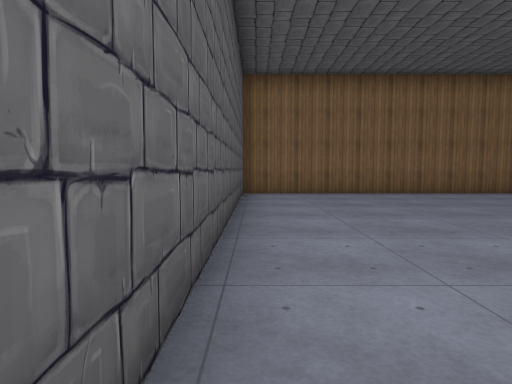
View 1 (above)

18 first-person views from a walk through a Godot game level. The camera is 1.3 m above the floor, tilts 4° down and sees 75° across. The floor is counted in squares, 1.79 m on a side. Each view is taken from the middle of a square. On the plan, view 1 faces up. The plan holds only what a view shows up to about 11 squares ahead; the rest is blank. The place goes on beyond the plan. Characters and animated objects are left out. Some surface patterns are stand-ins.

View 2
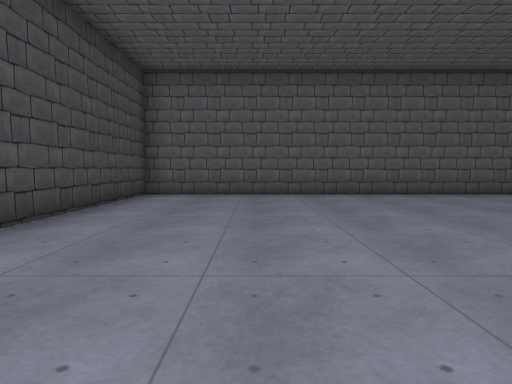

View 3
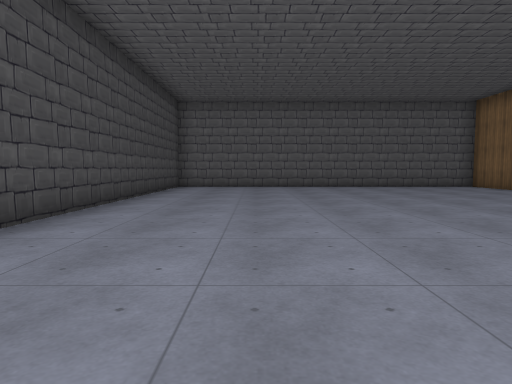

View 4
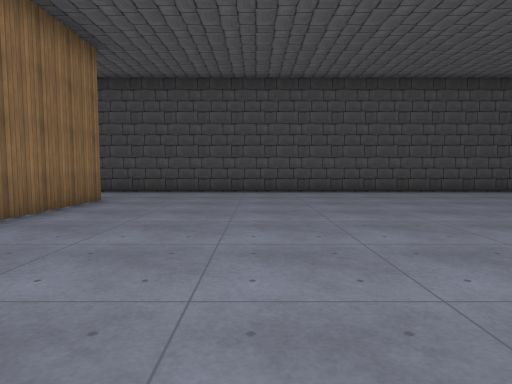

View 5
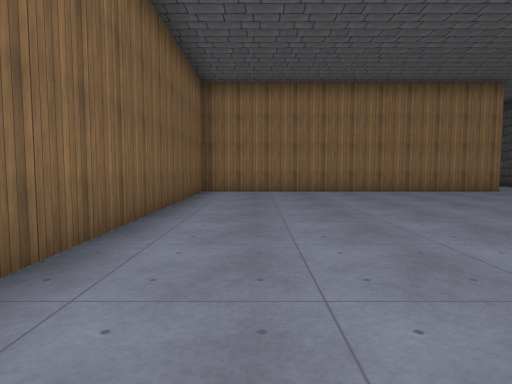

View 6
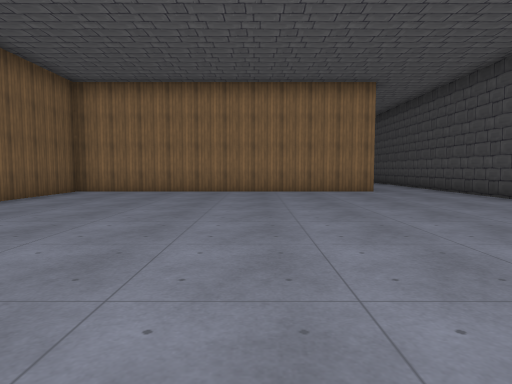

View 7
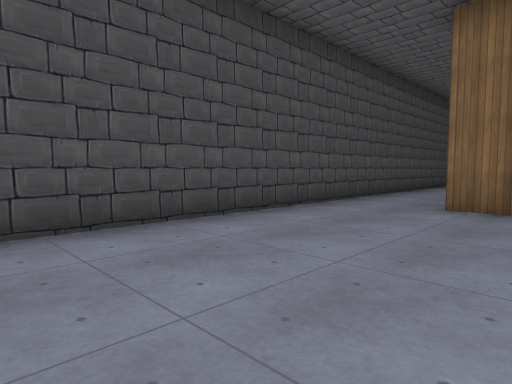

View 8
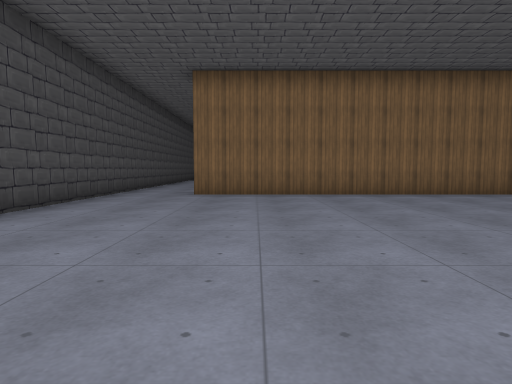

View 9
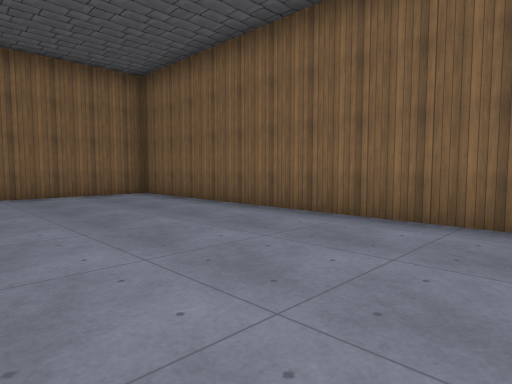

View 10
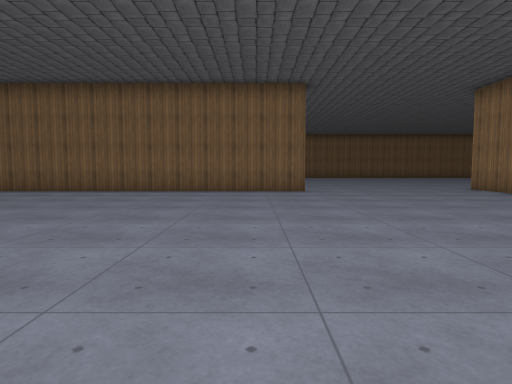

View 11
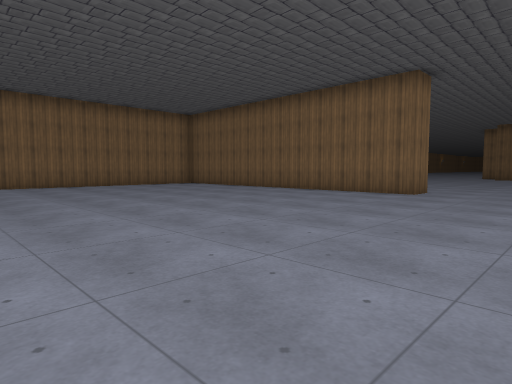

View 12
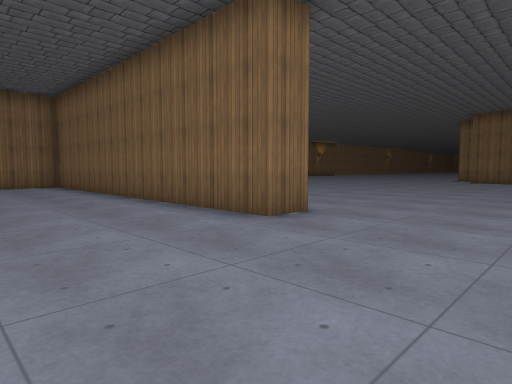

View 13
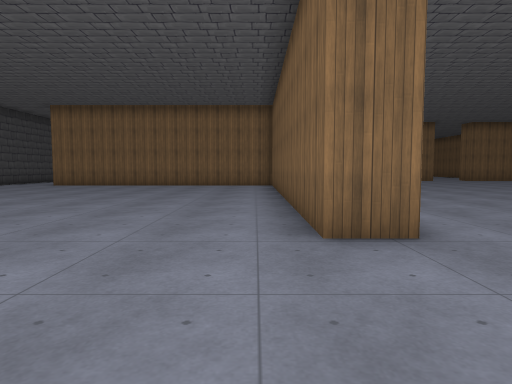

View 14
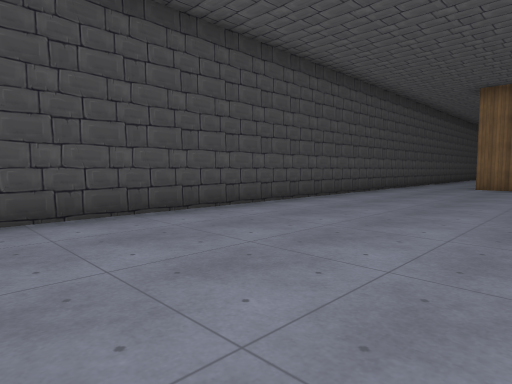

View 15
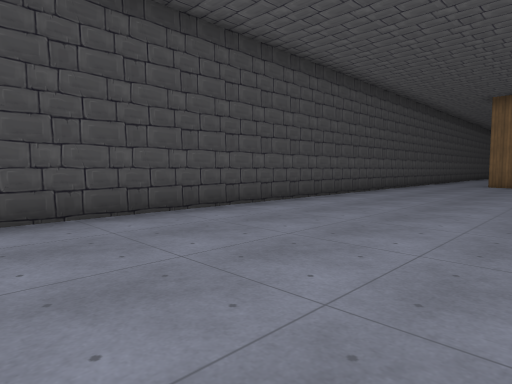

View 16
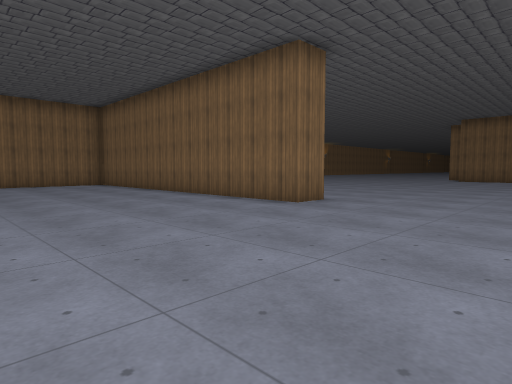

View 17
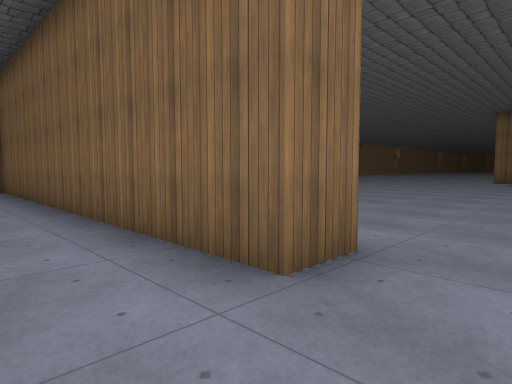

View 18
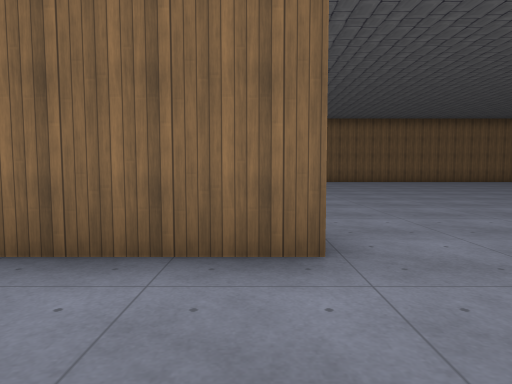

### Floor plan
Points are (right, up) in squares from view 1. A wall is a line through its corners. A room is listed if a view was taken in it or the views show most of it. See-through windows are left out.
Room 1 (views 1, 2, 3, 4, 5, 6)
walls: (-0.4, 9.2) (-0.4, -2.1) (15.5, -2.1); (15.6, 0.1) (15.6, 9.7) (-0.4, 9.7)
ways out: opening at (16, -0.5) to room 2
Room 2 (views 7, 8, 9, 10, 11, 12, 13, 14, 15, 16, 17, 18)
walls: (27.6, 10.8) (27.6, 9.7) (16.6, 9.7) (16.6, 0.2); (15.5, -2.1) (31.4, -2.1)
ways out: opening at (16, -0.5) to room 1

Positions as (right, up) in squares from view 1, and headings:
1: (0, 0), facing up
2: (9, 1), facing left
3: (13, 1), facing left
4: (12, 8), facing down
5: (5, 8), facing right
6: (5, 4), facing right
7: (23, 2), facing down-left
8: (26, 2), facing left
9: (26, 5), facing up-left
10: (26, -1), facing up
11: (31, 0), facing up-left
12: (31, 6), facing up-left
13: (31, 9), facing left
14: (30, 3), facing down-left
15: (32, 3), facing down-left
16: (32, 4), facing up-left
17: (29, 8), facing up-left
18: (27, 7), facing up
